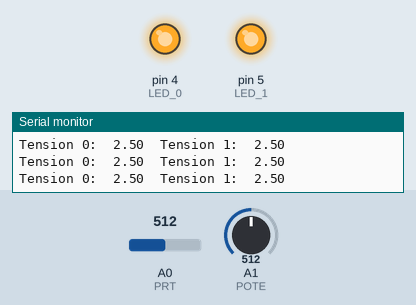
Recording of a sketch running on a simulated Arduino Uno, built with avr-gcc and run on an emulated ATmega328P. Parts: output pins drawn as LEDs (lit = HIGH), the last lines printed to the serial monitor. Inputs (shaded band) come from the test bench; at power-on: A0 (PRT) = 512, A1 (POTE) = 512.

Above: at 1.2 s.
1.3 s: A0 (PRT) set to 541
2.8 s: A0 (PRT) set to 570
At 3.3 s:
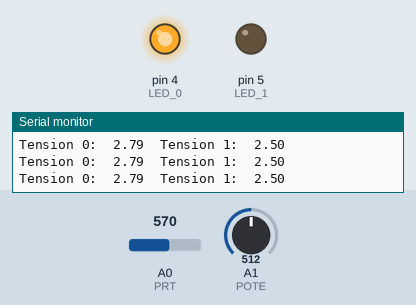
4.3 s: A1 (POTE) set to 541
At 5.5 s:
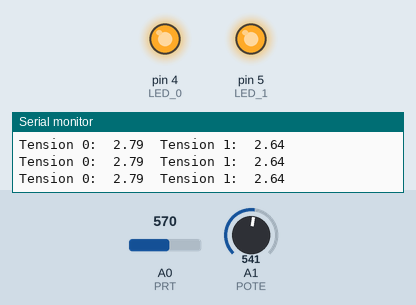
5.8 s: A1 (POTE) set to 595
8.8 s: A1 (POTE) set to 625
At 9.9 s:
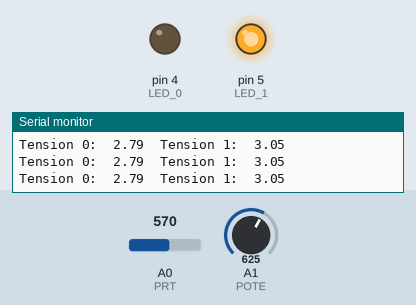
10.3 s: A1 (POTE) set to 511
At 11.0 s:
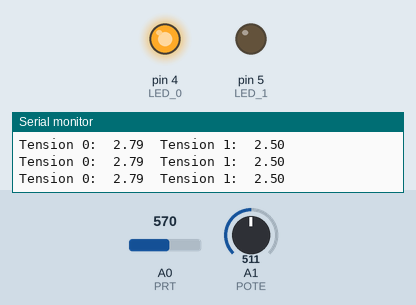
Timing chart, 0 to 13.3 s (numbered marks = the images above; inputs shaded):
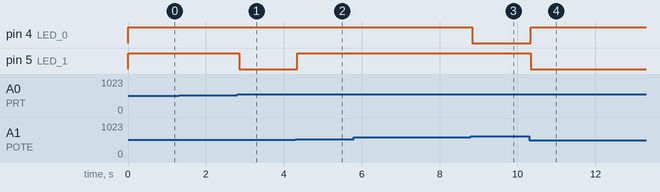

Measured:
- the behaviour switches between 552 and 553 on A0 (PRT) (found by bisection; images 0 and 1)
- the behaviour switches between 529 and 530 on A1 (POTE) (found by bisection; images 1 and 2)
- the behaviour switches between 610 and 611 on A1 (POTE) (found by bisection; images 2 and 3)
- after the input at 2.8 s, pin 5 (LED_1): HIGH → LOW after 0.05 s
- after the input at 4.3 s, pin 5 (LED_1): LOW → HIGH after 0.05 s
- after the input at 8.8 s, pin 4 (LED_0): HIGH → LOW at once
- after the input at 10.3 s, pin 4 (LED_0): LOW → HIGH at once; pin 5 (LED_1): HIGH → LOW at once

The sketch:

Ejercicio_1.ino
```cpp
#define PRT A0
#define POTE A1
#define LED_0 4
#define LED_1 5

void setup()
{
  Serial.begin(9600);

  pinMode(PRT, INPUT);
  pinMode(POTE, INPUT);
  pinMode(LED_0, OUTPUT);
  pinMode(LED_1, OUTPUT);
}

void loop()
{
  float lecturaAnalog_0;
  float lecturaAnalog_1;
  float tension_0;
  float tension_1;

  lecturaAnalog_0 = analogRead(PRT);
  lecturaAnalog_1 = analogRead(POTE);

  tension_0 = lecturaAnalog_0 * 5 / 1023;
  tension_1 = lecturaAnalog_1 * 5 /1023;

  Serial.print("Tension 0:  ");
  Serial.print(tension_0);
  Serial.print("  Tension 1:  ");
  Serial.println(tension_1);

  if (tension_0 > tension_1)
  {
    digitalWrite(LED_1, LOW);
    digitalWrite(LED_0, HIGH);
  }

  if (tension_1 > tension_0)
  {
    digitalWrite(LED_1, HIGH);
    digitalWrite(LED_0, LOW);
  }

  if (tension_1 > (tension_0 - 0.2) && tension_1 < (tension_0 + 0.2))
  {
    digitalWrite(LED_1, HIGH);
    digitalWrite(LED_0, HIGH);
  }
}
```
